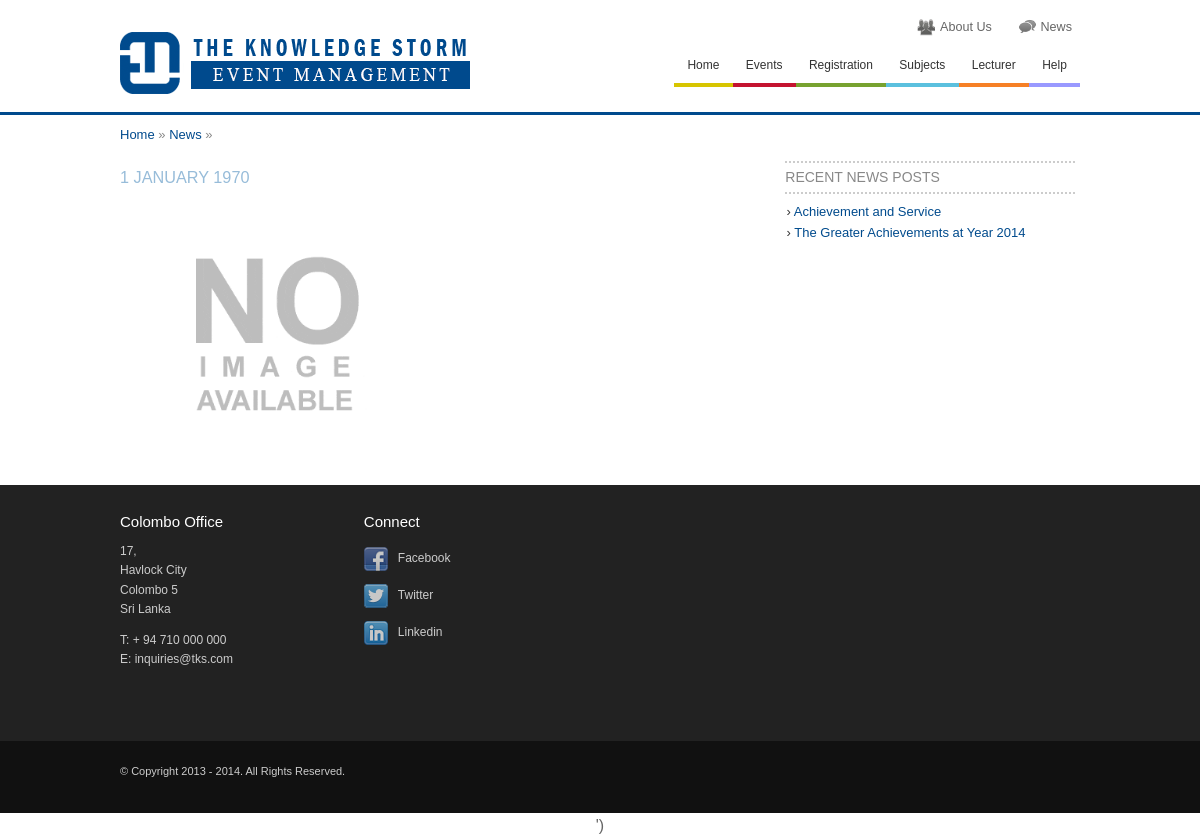
/news-more.php, run on the app's committed database.
### tables this page shows
CREATE TABLE IF NOT EXISTS `news` (
  `id` int(11) NOT NULL AUTO_INCREMENT,
  `title` varchar(200) NOT NULL,
  `publish` datetime NOT NULL,
  `description` varchar(2000) NOT NULL,
  `publisher_id` int(11) NOT NULL,
  `publisher_name` varchar(100) NOT NULL,
  `full` varchar(200) NOT NULL,
  `thumb` varchar(200) NOT NULL,
  PRIMARY KEY (`id`)
);

### classes/db.class.php (called while the page is built, shortened)
<?php
  class DB
  {
    function query($query, $debug = -1)
    {
      $this->lastResult = mysql_query($query) or $this->debugAndDie($query);
      return $this->lastResult;
    }
    function fetchNextObject($result = NULL)
    {
      if ($result == NULL || mysql_num_rows($result) < 1)
        return NULL;
      else
        return mysql_fetch_object($result);
    }
    function getMicroTime()
    {
      list($msec, $sec) = explode(' ', microtime());
      return floor($sec / 1000) + $msec;
    }
  }
?>

### classes/user.class.php (called while the page is built, shortened)
<?php
class User
{
	var $db;
	function User()
	{
		$this->db = new DB();
	}
	function getNews(){
		$query = $this->db->query("SELECT * FROM `news` order by id ASC");
		$return = array();
		while($user = $this->db->fetchNextObject($query)){
			$return[] = array(
				'id' 			=> $user->id,
				'title' 		=> $user->title,
				'publish' 		=> $user->publish,
				'description' 	=> $user->description,
				'publisher_id' 	=> $user->publisher_id,
				'publisher_name' => $user->publisher_name,
				'thumb' 		=> $user->thumb,
				'full' 			=> $user->full,
			);
		}
		return $return;
	}
}
?>

### news-more.php (the view, shortened to what this page needs)
<?php
include_once 'classes/db.class.php';
include_once 'classes/user.class.php';
$user = new User();
?>
<!DOCTYPE html>
 <html class="no-js">
<head>
	<link rel="stylesheet" href="css/eventCalendar.css">
	<link rel="stylesheet" href="css/eventCalendar_theme_responsive.css">
	<?php include('header.php'); ?>
</head>
<body>
<div id="wrapper">
	<div id="headcontainer">
		<?php include('top.php'); ?>
	</div>
	<div id="maincontentcontainer" class="">
		<div id="maincontent">
	        <div class="breadcrumb">
	            <a href="index.php">Home</a> &raquo; <a href="news.php">News</a> &raquo; <?php echo $details->title; ?>
	        </div>
			<div class="section group">
                <div class="col span_3_of_4 content_aside">
                    <h4 class="newsdate"><?php echo date("j F Y", strtotime($details->publish)); ?></h4>
                    <?php
                    if ($details->full) {
						$image = $details->full;
					}
					else{
						$image = 'no_image.gif';
					}
					?>
					<div class="section group">
						<div class="col span_2_of_4">
							<img alt=" & NewsTitle & " src="uploads/news/<?php echo $image; ?>">
						</div>
						<div class="col span_2_of_4">
						</div>
					</div>
				</div>
                <div class="col span_1_of_4 pg_aside">
			        <div class="also_in">
			        	<h3 class="accordion-box-header"><div class="accordion-box-link acl1"></div>Recent News Posts</h3>
			        	<ul class="accordion-box-content acc1">
			        		<?php
								$userList = $user->getNews();
								if($userList){
									foreach($userList as $singleUser){
										$singleUser = (object)$singleUser;
										echo '
											<li>&rsaquo; <a href="news-more.php?nid='.$singleUser->id.'">'.$singleUser->title.'</a></li>
										';
									}
								}
								else{
									echo '
										 <pre style="background:#004A8D;color:#FFFFFF;padding:5px;text-align:center;">No Recent Events.</pre>
									';
								}
							?>
			            </ul>
			      	</div>
                </div>
			</div>
		</div>
	</div>
	<?php include('footer.php'); ?>
</div>
	<?php include('footer_includes.php'); ?>
</body>
</html>

### css/site.css (style rules this page uses)
body { margin : 0 auto; padding : 0; font : 100%/1.6 Arial, "Helvetica Neue", Helvetica, Helve, sans-serif; color : #666; text-align: center; background: #ffffff; }
h1, h2, h3, h4, h5, h6 { font-family: Arial, "Helvetica Neue", Helvetica, Helve, sans-serif; font-weight : normal; margin-top: 0px; }
h3 { color: #000; margin-bottom : 0.3em; font-size : 1.375em; line-height : 1.3; }
h4 { color: #000; margin-bottom : 0.5em; font-size : 1.25em; line-height : 1.25; }
p, ol, ul, dl, address { margin-bottom : 1em; font-size : 1em; }
ul, ol { margin : 0 0 1.5em 0; padding : 0 0 0 24px; }
a { color : #004b8d; -webkit-transition: all 0.3s ease; -moz-transition: all 0.3s ease; -o-transition: all 0.3s ease; transition: all 0.3s ease; text-decoration: none; }
img { border : 0; max-width: 100%; height: auto; width: auto\9; }
#wrapper { width: 100%; position: relative; text-align: left; }
#headcontainer { width: 100%; }
#maincontentcontainer { width: 100%; border-top:3px #004a8d solid; margin-top:0.6em; }
#maincontent { clear: both; width: 80%; max-width: 92.31em; margin: 0 auto; color: #333; line-height: 1.5em; font-size: 0.8125em; }
.section { padding: 0.5em 0; margin: 0; }
.breadcrumb { color:#888; padding:0.8em 0 0 0; }
.breadcrumb a { color:#004a8d; }
h4.newsdate { text-transform:uppercase; color:#97bcd9; padding:0 0 0.5em 0; }
.content_aside { padding-right:1.5%; width: 66.2% !important; border-right: 0px #ccc dotted; }
.pg_aside { padding-left:0; width: 30.2% !important; }
.also_in ul { list-style-type:none; padding:0; margin:0 0 1.5em 0.1em; }
.also_in li { margin-bottom:0.1em; }
.accordion-box-header { position:relative; border-top:2px #ccc dotted; border-bottom:2px #ccc dotted; padding:0.4em 0; margin-bottom:0.6em; }
.col { display: block; float:left; margin: 1% 0 1% 1.6%; }
.col:first-child { margin-left: 0; }
.span_3_of_4 { width: 74.6%; }
.span_2_of_4 { width: 49.2%; }
.span_1_of_4 { width: 23.8%; }
.group:before, .group:after { content:""; display:table; }
.group:after { clear:both; }
.group { zoom:1; }
html { -webkit-overflow-scrolling : touch; -webkit-tap-highlight-color : rgb(52,158,219); -webkit-text-size-adjust : 100%; -ms-text-size-adjust : 100%; }

### news-more.php (style rules this page uses)
h3 { color: #888888 !important; font-size: 14px !important; font-weight: normal; text-transform: uppercase; }

### data on the page
news: title "Achievement and Service"
news: title "The Greater Achievements at Year 2014"

### other printed values
date("j F Y", strtotime($details->publish)) "1 JANUARY 1970"
